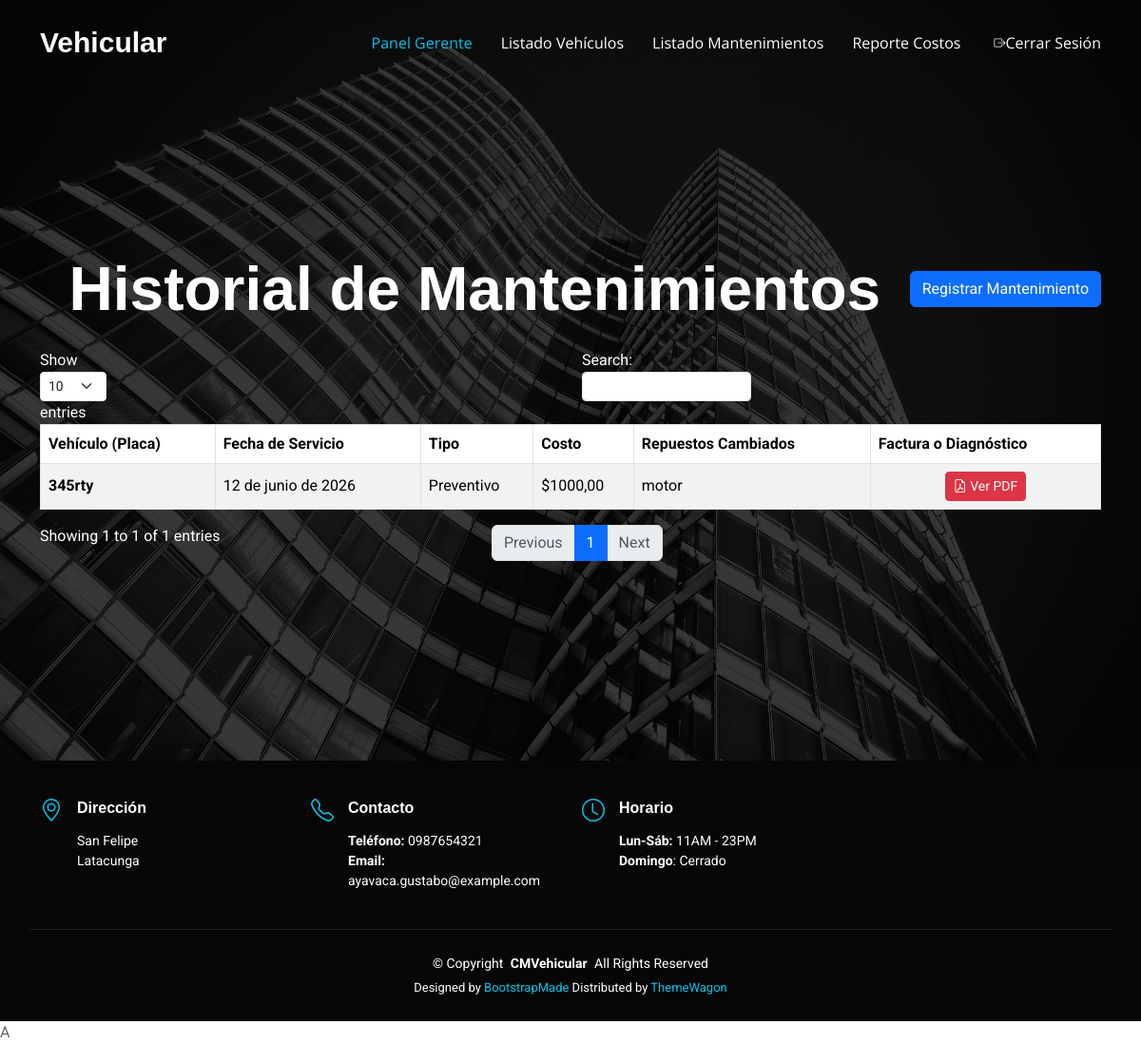
Before: /listadoMantenimientos/ (signed in) with the older database file.
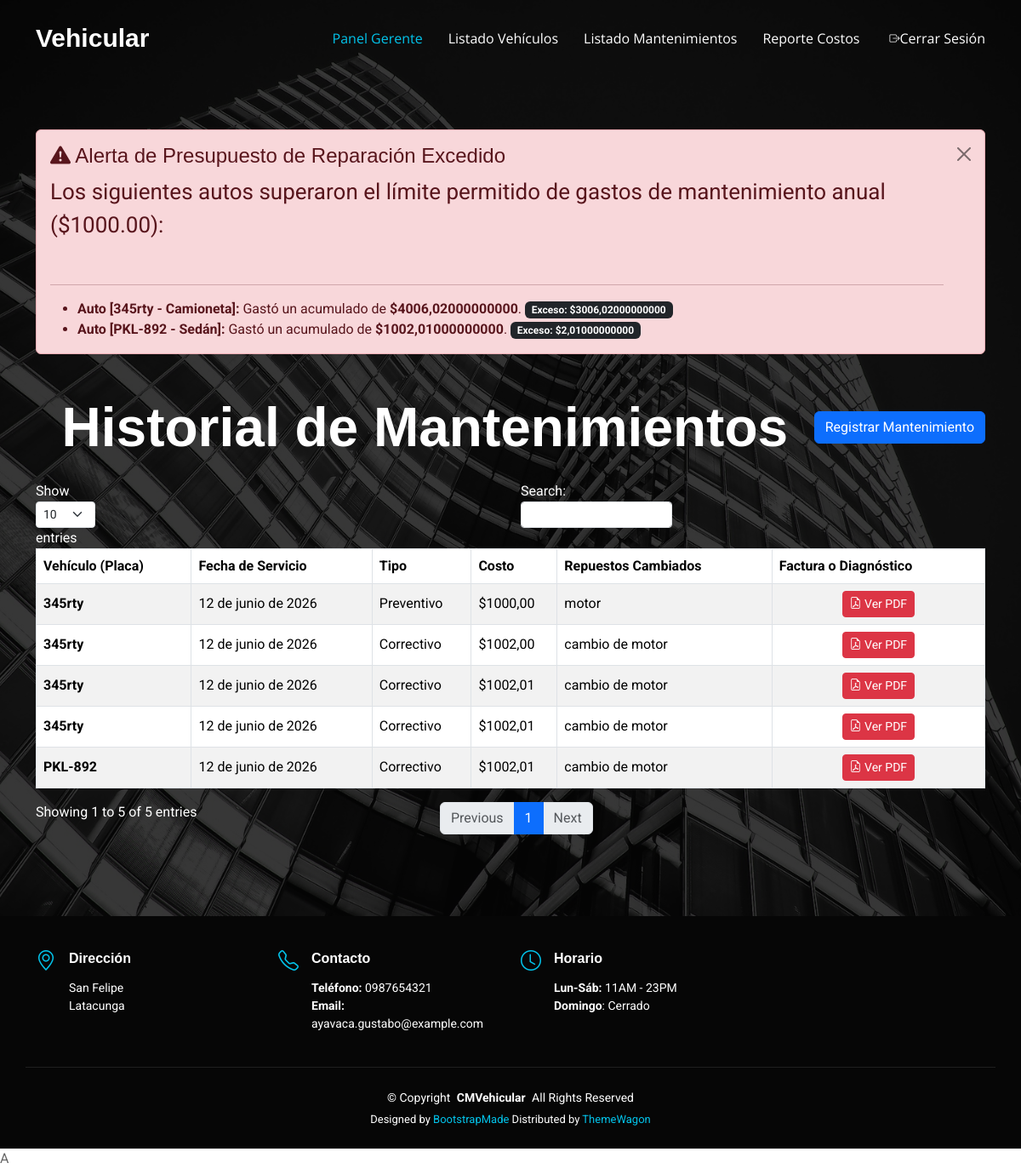
After: the same page with the newer database file.
### Flota/models.py (models this page shows, shortened)
class Mantenimiento(models.Model):
    id = models.AutoField(primary_key=True)
    vehiculo = models.ForeignKey('Vehiculo', on_delete=models.CASCADE, null=True, blank=True)
    pdf = models.FileField(upload_to='mantenimientos/')
    fecha_servicio = models.DateField()
    costo_taller = models.DecimalField(max_digits=10, decimal_places=2)
    tipo_mantenimiento = models.CharField(max_length=20)
    repuestos_cambiados = models.TextField()
    ESTADO_CHOICES = [
        ('pendiente', 'Pendiente de Aprobación'),
        ('aprobado', 'Aprobado'),
        ('rechazado', 'Rechazado'),
        ('completado', 'Completado'),
    ]
    estado = models.CharField(max_length=20, choices=ESTADO_CHOICES, default='pendiente')
    aprobado_por = models.ForeignKey('PerfilUsuario', on_delete=models.SET_NULL, null=True, blank=True, related_name='mantenimientos_aprobados')
    fecha_aprobacion = models.DateTimeField(null=True, blank=True)

class Vehiculo(models.Model):
    id = models.AutoField(primary_key=True)
    foto = models.ImageField(upload_to='vehiculos/', blank=True, null=True)
    placa = models.CharField(max_length=20)
    tipo_vehiculo = models.CharField(max_length=20)
    tipo_combustible = models.CharField(max_length=20)
    seguro_vigente = models.BooleanField(default=False)
    anio_modelo = models.IntegerField()
    fecha_vencimiento_seguro = models.DateField(null=True, blank=True)
    fecha_vencimiento_soat = models.DateField(null=True, blank=True)
    asignado_a = models.ForeignKey('PerfilUsuario', on_delete=models.SET_NULL, null=True, blank=True, related_name='vehiculos_asignados')

### Flota/views.py (the view)
# urls.py: path('listadoMantenimientos/', views.listadoMantenimientos, name='listado_mantenimientos'),
def listadoMantenimientos(request):
    if not request.user.is_authenticated or not es_gerente(request.user):
        return redirect('login')
    mantenimientos = Mantenimiento.objects.all()
    anio_actual = datetime.now().year
    vehiculos = Vehiculo.objects.all()
    PRESUPUESTO_LIMITE = Decimal(1000.00)
    autos_excedidos = []
    for auto in vehiculos:
        gasto_anual = Mantenimiento.objects.filter(
            vehiculo=auto,
            fecha_servicio__year=anio_actual
        ).aggregate(Sum('costo_taller'))['costo_taller__sum'] or 0
        auto.total_mantenimiento = gasto_anual
        if gasto_anual > PRESUPUESTO_LIMITE:
            autos_excedidos.append({
                'placa': auto.placa,
                'tipo': auto.tipo_vehiculo,
                'gastado': gasto_anual,
                'limite': PRESUPUESTO_LIMITE,
                'exceso': gasto_anual - PRESUPUESTO_LIMITE
            })
    return render(request, "listadoMantenimientos.html", {
        "mismantenimientos": mantenimientos,
        "autos_excedidos": autos_excedidos
    })

### Flota/views.py (called while the page is built)
def es_gerente(user):
    try:
        return user.is_authenticated and user.perfil.tipo_perfil == 'gerente'
    except:
        return False

### Flota/templates/listadoMantenimientos.html (shortened to what this page needs)
{% extends 'plantillaPrincipal.html' %}
{% load static %}
{% block contenido %}
<main class="main">
  <section id="hero" class="hero section dark-background">
    <img src="{% static 'assets/img/hero-bg.jpg' %}" class="hero-bg" alt="" data-aos="fade-in">
<div class="container mt-5">
    {% if autos_excedidos %}
    <br>
    <div class="alert alert-danger alert-dismissible fade show mb-4" role="alert">
        <h4 class="alert-heading"><i class="bi bi-exclamation-triangle-fill"></i> Alerta de Presupuesto de Reparación Excedido</h4>
        <p>Los siguientes autos superaron el límite permitido de gastos de mantenimiento anual ($1000.00):</p>
        <hr>
        <ul class="mb-0">
            {% for auto in autos_excedidos %}
                <li>
                    <strong>Auto [{{ auto.placa }} - {{ auto.tipo }}]:</strong>
                    Gastó un acumulado de <b>${{ auto.gastado }}</b>.
                    <span class="badge bg-dark">Exceso: ${{ auto.exceso }}</span>
                </li>
            {% endfor %}
        </ul>
        <button type="button" class="btn-close" data-bs-dismiss="alert" aria-label="Close"></button>
    </div>
    {% endif %}
    <br>
    <div class="d-flex justify-content-between align-items-center mb-4">
        <br>
        <br>
        <h2>Historial de Mantenimientos</h2>
        <a href="/nuevoMantenimiento/" class="btn btn-primary">Registrar Mantenimiento</a>
    </div>
    <table id="tbl_mantenimientos" class="table table-striped table-bordered align-middle">
        <thead>
            <tr>
                <th>Vehículo (Placa)</th>
                <th>Fecha de Servicio</th>
                <th>Tipo</th>
                <th>Costo</th>
                <th>Repuestos Cambiados</th>
                <th>Factura o Diagnóstico</th>
            </tr>
        </thead>
        <tbody>
            {% for m in mismantenimientos %}
            <tr>
                <td><strong>{{ m.vehiculo.placa }}</strong></td>
                <td>{{ m.fecha_servicio }}</td>
                <td>{{ m.tipo_mantenimiento }}</td>
                <td>${{ m.costo_taller }}</td>
                <td>{{ m.repuestos_cambiados }}</td>
                <td class="text-center">
                    {% if m.pdf %}
                        <a href="{{ m.pdf.url }}" target="_blank" class="btn btn-sm btn-danger">
                            <i class="bi bi-file-earmark-pdf"></i> Ver PDF
                        </a>
                    {% else %}
                        <span class="text-muted">No cargado</span>
                    {% endif %}
                </td>
            </tr>
            {% endfor %}
        </tbody>
    </table>
</div>
  </section>
</main>
{% endblock %}

Changed rows visible on the page:
now on this page (row unchanged): Vehiculo: placa "345rty", tipo "Camioneta"
now on this page (row unchanged): Vehiculo: placa "PKL-892", tipo "Sedán"
added Mantenimiento: vehiculo.placa "345rty", fecha_servicio "12 de junio de 2026", tipo_mantenimiento "Correctivo", costo_taller "1002,00", repuestos_cambiados "cambio de motor"
added Mantenimiento: vehiculo.placa "345rty", fecha_servicio "12 de junio de 2026", tipo_mantenimiento "Correctivo", costo_taller "1002,01", repuestos_cambiados "cambio de motor"
added Mantenimiento: vehiculo.placa "345rty", fecha_servicio "12 de junio de 2026", tipo_mantenimiento "Correctivo", costo_taller "1002,01", repuestos_cambiados "cambio de motor"
added Mantenimiento: vehiculo.placa "PKL-892", fecha_servicio "12 de junio de 2026", tipo_mantenimiento "Correctivo", costo_taller "1002,01", repuestos_cambiados "cambio de motor"
Other visible differences:
text written by a page script: "Show entries Search: Showing 1 to 1 of 1 entries Previous 1 Next" → "Show entries Search: Showing 1 to 5 of 5 entries Previous 1 Next"
text now shown: "Alerta de Presupuesto de Reparación Excedido Los siguientes autos superaron el límite permitido de gastos de mantenimiento anual ($1000.00):"
new list line: "Auto [ - ]: Gastó un acumulado de $ 4006,02000000000 . Exceso: $ 3006,02000000000"
new list line: "Auto [ - ]: Gastó un acumulado de $ 1002,01000000000 . Exceso: $ 2,01000000000"
